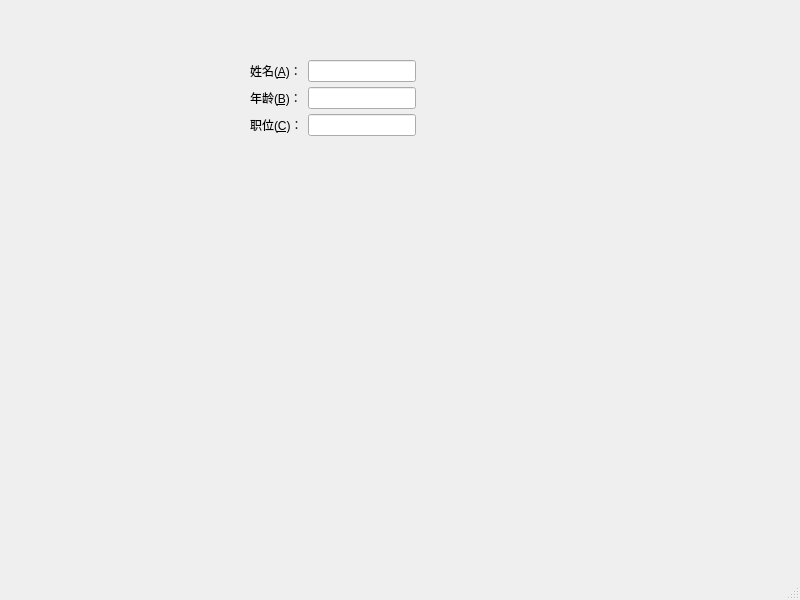
<?xml version="1.0" encoding="UTF-8"?>
<ui version="4.0">
 <class>MainWindow</class>
 <widget class="QMainWindow" name="MainWindow">
  <property name="geometry">
   <rect>
    <x>0</x>
    <y>0</y>
    <width>800</width>
    <height>600</height>
   </rect>
  </property>
  <property name="windowTitle">
   <string>MainWindow</string>
  </property>
  <widget class="QWidget" name="centralwidget">
   <widget class="QWidget" name="formLayoutWidget">
    <property name="geometry">
     <rect>
      <x>170</x>
      <y>60</y>
      <width>321</width>
      <height>111</height>
     </rect>
    </property>
    <layout class="QFormLayout" name="formLayout">
     <property name="fieldGrowthPolicy">
      <enum>QFormLayout::FieldsStayAtSizeHint</enum>
     </property>
     <property name="labelAlignment">
      <set>Qt::AlignCenter</set>
     </property>
     <property name="formAlignment">
      <set>Qt::AlignHCenter|Qt::AlignTop</set>
     </property>
     <property name="horizontalSpacing">
      <number>5</number>
     </property>
     <property name="verticalSpacing">
      <number>5</number>
     </property>
     <item row="0" column="0">
      <widget class="QLabel" name="label">
       <property name="text">
        <string>姓名(&amp;A)：</string>
       </property>
       <property name="buddy">
        <cstring>lineEdit</cstring>
       </property>
      </widget>
     </item>
     <item row="0" column="1">
      <widget class="QLineEdit" name="lineEdit"/>
     </item>
     <item row="1" column="0">
      <widget class="QLabel" name="label_2">
       <property name="text">
        <string>年龄(&amp;B)：</string>
       </property>
       <property name="buddy">
        <cstring>lineEdit_2</cstring>
       </property>
      </widget>
     </item>
     <item row="1" column="1">
      <widget class="QLineEdit" name="lineEdit_2"/>
     </item>
     <item row="2" column="1">
      <widget class="QLineEdit" name="lineEdit_3"/>
     </item>
     <item row="2" column="0">
      <widget class="QLabel" name="label_3">
       <property name="text">
        <string>职位(&amp;C)：</string>
       </property>
       <property name="buddy">
        <cstring>lineEdit_3</cstring>
       </property>
      </widget>
     </item>
    </layout>
   </widget>
  </widget>
  <widget class="QMenuBar" name="menubar">
   <property name="geometry">
    <rect>
     <x>0</x>
     <y>0</y>
     <width>800</width>
     <height>26</height>
    </rect>
   </property>
  </widget>
  <widget class="QStatusBar" name="statusbar"/>
 </widget>
 <resources/>
 <connections/>
</ui>
